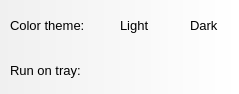
    <widget class="QWidget" name="settingsTab">
     <property name="styleSheet">
      <string notr="true">QWidget {
	background-color: qlineargradient(spread:pad, x1:0, y1:0, x2:1, y2:0, stop:0 rgba(240, 240, 240, 255), stop:1 rgba(255, 255, 255, 255));
}
</string>
     </property>
     <attribute name="title">
      <string/>
     </attribute>
     <widget class="QLabel" name="themeLabel">
      <property name="geometry">
       <rect>
        <x>10</x>
        <y>10</y>
        <width>80</width>
        <height>30</height>
       </rect>
      </property>
      <property name="font">
       <font>
        <family>Liberation Sans</family>
        <pointsize>10</pointsize>
        <weight>50</weight>
        <italic>false</italic>
        <bold>false</bold>
       </font>
      </property>
      <property name="styleSheet">
       <string notr="true">QLabel {
	font: 10pt &quot;Liberation Sans&quot;;
	color: rgba(0, 0, 0, 255);
	background-color: rgba(0, 0, 0, 0);
}
</string>
      </property>
      <property name="text">
       <string comment="The theme of the icons">Color theme:</string>
      </property>
     </widget>
     <widget class="QRadioButton" name="lightThemeRadioButton">
      <property name="geometry">
       <rect>
        <x>100</x>
        <y>10</y>
        <width>60</width>
        <height>30</height>
       </rect>
      </property>
      <property name="font">
       <font>
        <family>Liberation Sans</family>
        <pointsize>10</pointsize>
        <weight>50</weight>
        <italic>false</italic>
        <bold>false</bold>
       </font>
      </property>
      <property name="styleSheet">
       <string notr="true">QRadioButton {
	font: 10pt &quot;Liberation Sans&quot;;
	color: rgba(0, 0, 0, 255);
	background-color: rgba(0, 0, 0, 0);
}
</string>
      </property>
      <property name="text">
       <string comment="Light">Light</string>
      </property>
     </widget>
     <widget class="QRadioButton" name="darkThemeRadioButton">
      <property name="geometry">
       <rect>
        <x>170</x>
        <y>10</y>
        <width>60</width>
        <height>30</height>
       </rect>
      </property>
      <property name="font">
       <font>
        <family>Liberation Sans</family>
        <pointsize>10</pointsize>
        <weight>50</weight>
        <italic>false</italic>
        <bold>false</bold>
       </font>
      </property>
      <property name="styleSheet">
       <string notr="true">QRadioButton {
	font: 10pt &quot;Liberation Sans&quot;;
	color: rgba(0, 0, 0, 255);
	background-color: rgba(0, 0, 0, 0);
}
</string>
      </property>
      <property name="text">
       <string comment="Dark">Dark</string>
      </property>
      <property name="checked">
       <bool>false</bool>
      </property>
      <property name="autoExclusive">
       <bool>true</bool>
      </property>
     </widget>
     <widget class="QLabel" name="runOnTrayLabel">
      <property name="geometry">
       <rect>
        <x>10</x>
        <y>55</y>
        <width>80</width>
        <height>30</height>
       </rect>
      </property>
      <property name="font">
       <font>
        <family>Liberation Sans</family>
        <pointsize>10</pointsize>
        <weight>50</weight>
        <italic>false</italic>
        <bold>false</bold>
       </font>
      </property>
      <property name="styleSheet">
       <string notr="true">QLabel {
	font: 10pt &quot;Liberation Sans&quot;;
	color: rgba(0, 0, 0, 255);
	background-color: rgba(0, 0, 0, 0);
}
</string>
      </property>
      <property name="text">
       <string comment="The theme of the icons">Run on tray:</string>
      </property>
     </widget>
     <widget class="QCheckBox" name="runOnTrayCheckBox">
      <property name="geometry">
       <rect>
        <x>100</x>
        <y>60</y>
        <width>22</width>
        <height>22</height>
       </rect>
      </property>
      <property name="font">
       <font>
        <family>Liberation Sans</family>
       </font>
      </property>
      <property name="styleSheet">
       <string notr="true">QCheckBox {
	background-color: rgba(0, 0, 0, 0);
}
</string>
      </property>
      <property name="text">
       <string/>
      </property>
     </widget>
    </widget>
